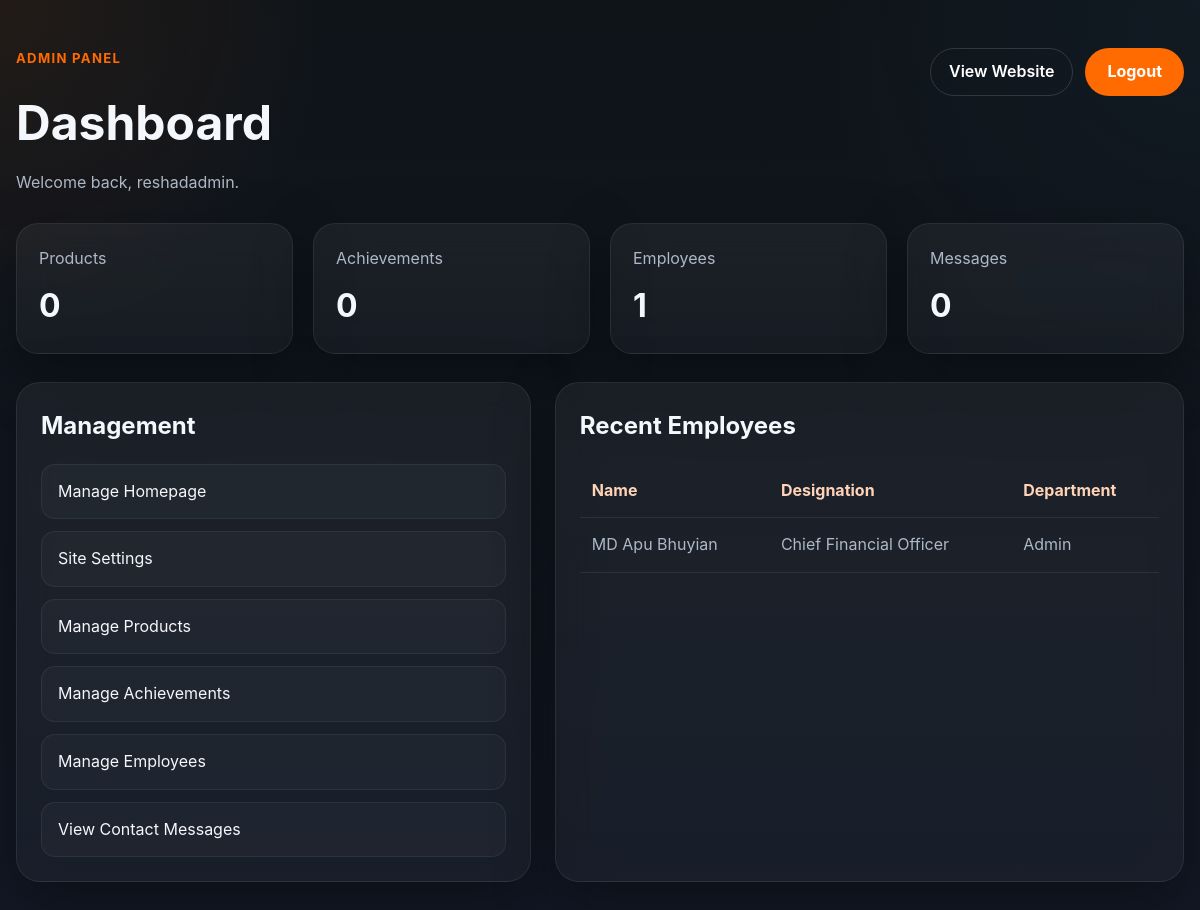
Screenshot of /admin/dashboard (signed in) with the database file from the repository.
### tables this page shows
CREATE TABLE employees (
            id INTEGER PRIMARY KEY AUTOINCREMENT,
            name TEXT NOT NULL,
            designation TEXT,
            department TEXT,
            email TEXT,
            phone TEXT,
            joining_date TEXT,
            bio TEXT,
            skills TEXT,
            photo_path TEXT,
            is_active INTEGER DEFAULT 1,
            created_at TIMESTAMP DEFAULT CURRENT_TIMESTAMP
        );

### app.py (the view)
@app.route("/admin/dashboard")
@admin_login_required
def admin_dashboard():
    stats = {
        "products_count": query_one("SELECT COUNT(*) AS count FROM products")["count"],
        "achievements_count": query_one("SELECT COUNT(*) AS count FROM achievements")["count"],
        "employees_count": query_one("SELECT COUNT(*) AS count FROM employees")["count"],
        "messages_count": query_one("SELECT COUNT(*) AS count FROM contact_messages")["count"],
    }
    recent_employees = query_all(
        "SELECT * FROM employees ORDER BY id DESC LIMIT 5"
    )
    return render_template(
        "admin/dashboard.html",
        stats=stats,
        recent_employees=recent_employees
    )

### app.py (called while the page is built)
@app.context_processor
def inject_site_data():
    return {
        "global_site_name": get_setting("site_name", "RayTrace Labs"),
        "global_site_tagline": get_setting(
            "site_tagline",
            "Robotics, Embedded Systems, AI & Intelligent Engineering Solutions"
        ),
        "global_site_location": get_setting("site_location", "Rajshahi, Bangladesh"),
        "global_footer_text": get_setting(
            "footer_text",
            "© 2026 RayTrace Labs. All rights reserved."
        ),
    }

def get_setting(key, default_value=""):
    row = query_one("SELECT value FROM site_settings WHERE key = ?", (key,))
    return row["value"] if row else default_value

def admin_login_required(view_func):
    @wraps(view_func)
    def wrapper(*args, **kwargs):
        if not session.get("admin_logged_in"):
            return redirect(url_for("home"))
        return view_func(*args, **kwargs)
    return wrapper

### database.py (called while the page is built)
def get_connection():
    conn = sqlite3.connect(DB_PATH)
    conn.row_factory = sqlite3.Row
    return conn

def query_all(sql, params=()):
    conn = get_connection()
    try:
        rows = conn.execute(sql, params).fetchall()
        return rows
    finally:
        conn.close()

def query_one(sql, params=()):
    conn = get_connection()
    try:
        row = conn.execute(sql, params).fetchone()
        return row
    finally:
        conn.close()

### templates/admin/dashboard.html
{% extends "base.html" %}
{% block content %}
<section class="admin-page">
    <div class="container">
        <div class="admin-topbar">
            <div>
                <p class="eyebrow">Admin Panel</p>
                <h1>Dashboard</h1>
                <p class="admin-subtext">
                    Welcome back, {{ session.get('admin_username') }}.
                </p>
            </div>
            <div class="admin-topbar-actions">
                <a href="/" class="btn-outline">View Website</a>
                <a href="/admin/logout" class="btn-primary">Logout</a>
            </div>
        </div>
        <div class="admin-stats-grid">
            <div class="admin-stat-card">
                <p class="admin-stat-label">Products</p>
                <h2>{{ stats.products_count }}</h2>
            </div>
            <div class="admin-stat-card">
                <p class="admin-stat-label">Achievements</p>
                <h2>{{ stats.achievements_count }}</h2>
            </div>
            <div class="admin-stat-card">
                <p class="admin-stat-label">Employees</p>
                <h2>{{ stats.employees_count }}</h2>
            </div>
            <div class="admin-stat-card">
                <p class="admin-stat-label">Messages</p>
                <h2>{{ stats.messages_count }}</h2>
            </div>
        </div>
        <div class="admin-main-grid">
            <div class="admin-panel-card">
                <h2>Management</h2>
                <div class="admin-action-list">
                    <a href="{{ url_for('admin_homepage') }}" class="admin-action-item">Manage Homepage</a>
                    <a href="{{ url_for('admin_settings') }}" class="admin-action-item">Site Settings</a>
                    <a href="{{ url_for('admin_products') }}" class="admin-action-item">Manage Products</a>
                    <a href="{{ url_for('admin_achievements') }}" class="admin-action-item">Manage Achievements</a>
                    <a href="{{ url_for('admin_employees') }}" class="admin-action-item">Manage Employees</a>
                    <a href="{{ url_for('admin_messages') }}" class="admin-action-item">View Contact Messages</a>
                </div>
            </div>
            <div class="admin-panel-card">
                <h2>Recent Employees</h2>
                {% if recent_employees %}
                    <div class="admin-table-wrap">
                        <table class="admin-table">
                            <thead>
                                <tr>
                                    <th>Name</th>
                                    <th>Designation</th>
                                    <th>Department</th>
                                </tr>
                            </thead>
                            <tbody>
                                {% for employee in recent_employees %}
                                <tr>
                                    <td>{{ employee.name }}</td>
                                    <td>{{ employee.designation or '—' }}</td>
                                    <td>{{ employee.department or '—' }}</td>
                                </tr>
                                {% endfor %}
                            </tbody>
                        </table>
                    </div>
                {% else %}
                    <p class="admin-empty-text">No employee data added yet.</p>
                {% endif %}
            </div>
        </div>
    </div>
</section>
{% endblock %}

### static/css/style.css (style rules this page uses)
:root { --bg: #0F1419; --surface: #1a1f2e; --surface-2: #202637; --text: #f4f7fb; --muted: #aeb8c7; --primary: #FF6B00; --primary-dark: #db5d00; --navy: #1A3A52; --border: rgba(255,255,255,0.08); --shadow: 0 20px 60px rgba(0, 0, 0, 0.35); --radius-lg: 26px; --radius-md: 18px; --radius-sm: 12px; --container: 1180px; --transition: 0.3s ease; }
* { margin: 0; padding: 0; box-sizing: border-box; }
html { scroll-behavior: smooth; }
body { font-family: -apple-system, BlinkMacSystemFont, "Segoe UI", Arial, sans-serif; background: radial-gradient(circle at top left, rgba(255,107,0,0.10), transparent 25%), radial-gradient(circle at top right, rgba(26,58,82,0.18), transparent 30%), linear-gradient(180deg, #0F1419 0%, #121825 100%); color: var(--text); line-height: 1.6; }
a { color: inherit; text-decoration: none; }
.container { width: min(100% - 32px, var(--container)); margin: 0 auto; }
.eyebrow { color: var(--primary); text-transform: uppercase; letter-spacing: 0.1em; font-size: 0.82rem; font-weight: 700; margin-bottom: 16px; }
.btn-primary, .btn-secondary { display: inline-flex; align-items: center; justify-content: center; min-height: 48px; padding: 0 22px; border-radius: 999px; border: none; cursor: pointer; transition: transform var(--transition), background var(--transition), border-color var(--transition); }
.btn-primary { background: var(--primary); color: white; font-weight: 700; }
.btn-outline { display: inline-flex; align-items: center; justify-content: center; min-height: 44px; padding: 0 18px; border-radius: 999px; border: 1px solid rgba(255,255,255,0.14); color: white; font-weight: 600; transition: transform var(--transition), border-color var(--transition); }
.admin-page { padding: 48px 0 72px; min-height: 100vh; background: radial-gradient(circle at top left, rgba(255,107,0,0.08), transparent 22%), radial-gradient(circle at top right, rgba(26,58,82,0.16), transparent 25%), linear-gradient(180deg, #0F1419 0%, #121825 100%); }
.admin-topbar { display: flex; align-items: flex-start; justify-content: space-between; gap: 20px; margin-bottom: 28px; }
.admin-topbar h1 { font-size: clamp(2rem, 4vw, 3rem); margin-bottom: 8px; }
.admin-subtext { color: var(--muted); }
.admin-topbar-actions { display: flex; gap: 12px; flex-wrap: wrap; }
.admin-stats-grid { display: grid; grid-template-columns: repeat(4, 1fr); gap: 20px; margin-bottom: 28px; }
.admin-stat-card, .admin-panel-card { background: linear-gradient(180deg, rgba(255,255,255,0.05), rgba(255,255,255,0.03)); border: 1px solid rgba(255,255,255,0.08); backdrop-filter: blur(18px); box-shadow: var(--shadow); }
.admin-stat-card { border-radius: 22px; padding: 22px; }
.admin-stat-label { color: var(--muted); margin-bottom: 8px; }
.admin-stat-card h2 { font-size: 2rem; }
.admin-main-grid { display: grid; grid-template-columns: 0.9fr 1.1fr; gap: 24px; }
.admin-panel-card { border-radius: 24px; padding: 24px; }
.admin-panel-card h2 { margin-bottom: 18px; }
.admin-action-list { display: grid; gap: 12px; }
.admin-action-item { display: block; padding: 14px 16px; border-radius: 14px; background: rgba(255,255,255,0.03); border: 1px solid rgba(255,255,255,0.06); transition: transform var(--transition), border-color var(--transition); }
.admin-table-wrap { overflow-x: auto; }
.admin-table { width: 100%; border-collapse: collapse; }
.admin-table th, .admin-table td { text-align: left; padding: 14px 12px; border-bottom: 1px solid rgba(255,255,255,0.08); }
.admin-table th { color: #ffd3b8; font-weight: 700; }
.admin-table td { color: var(--muted); }

### rows the page displays
employees: name "MD Apu Bhuyian", designation "Chief Financial Officer", department "Admin"

### other values shown
{{ session.get('admin_username') }} "reshadadmin"
{{ stats.products_count }} "0"
{{ stats.achievements_count }} "0"
{{ stats.employees_count }} "1"
{{ stats.messages_count }} "0"
